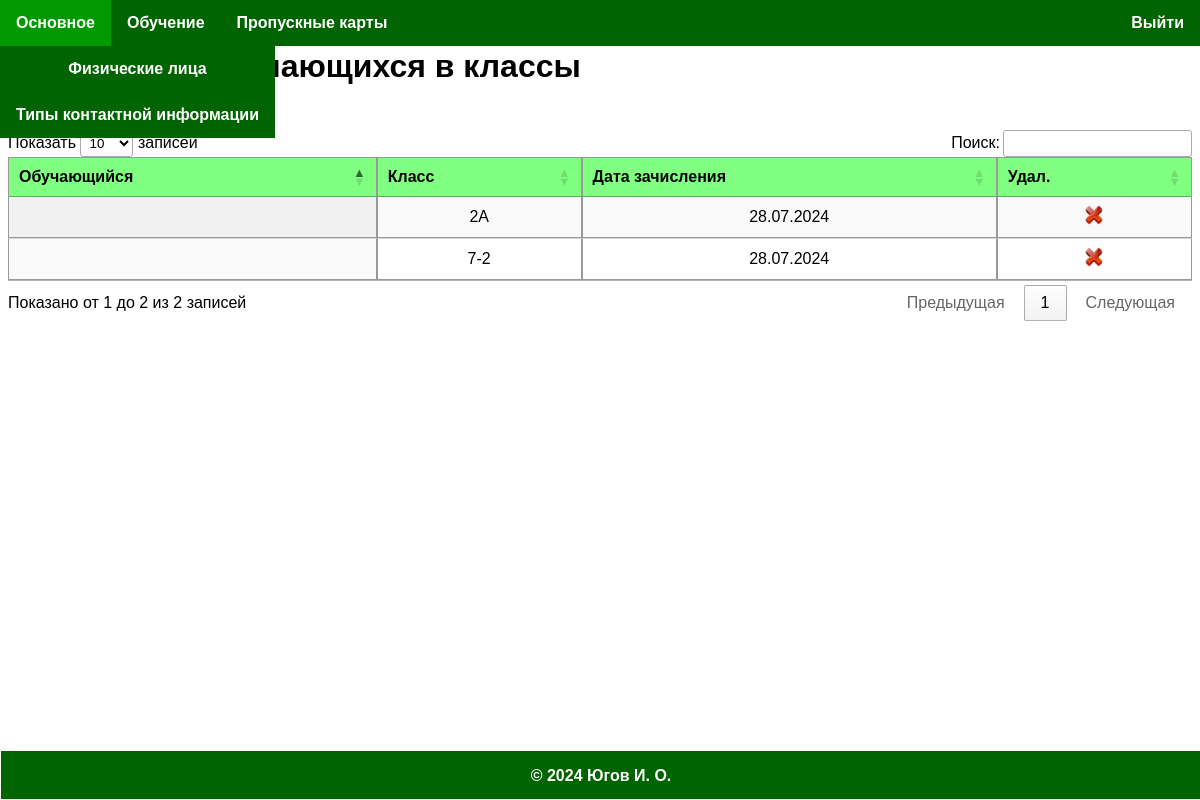
Before: /classes/class_group_enrollment/list/ (signed in) with the older database file.
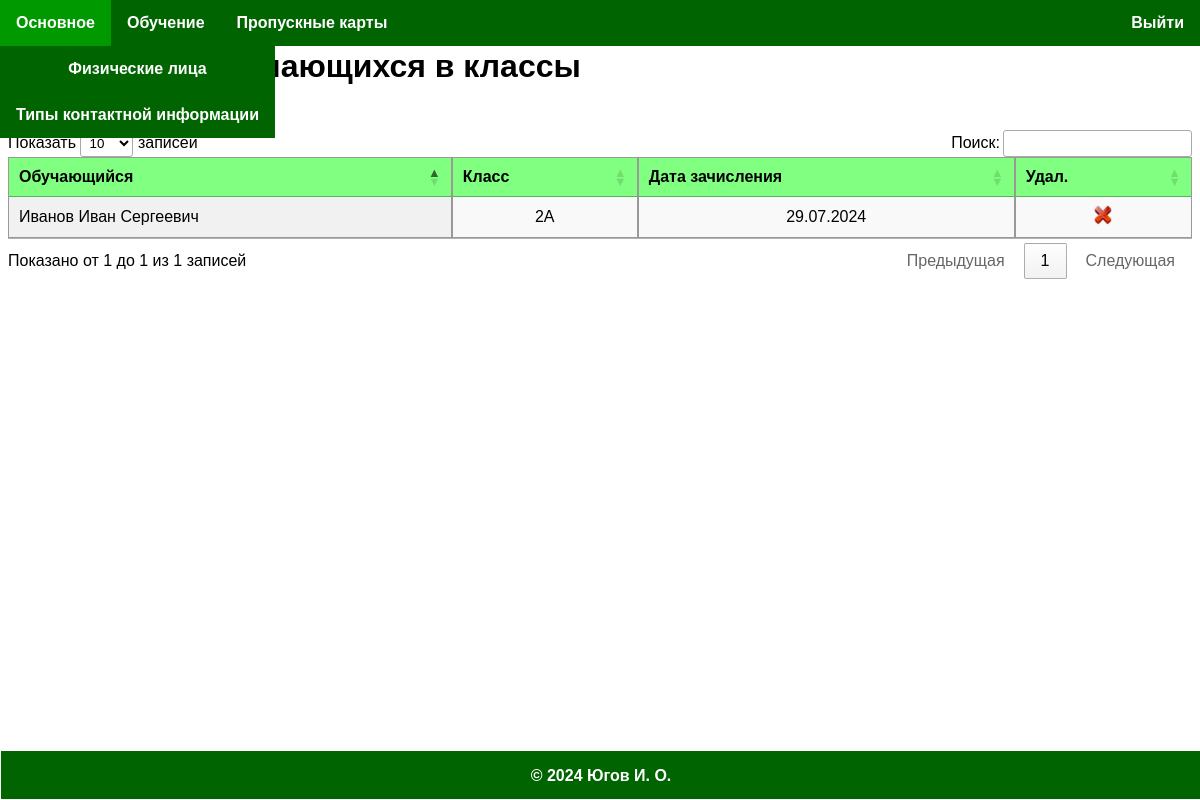
After: the same page with the newer database file.
### classes/models.py (models this page shows, shortened)
class ClassGroupEnrollment(models.Model):
    student = models.ForeignKey(Student, null=True, on_delete=models.PROTECT, verbose_name='Обучающийся', related_name='class_group_enrollments')
    """Обучающийся."""
    class_group = models.ForeignKey(ClassGroup, null=True, on_delete=models.PROTECT, verbose_name='Класс')
    """Класс (группа обучающихся)."""
    enrollment_date = models.DateField(_('Дата зачисления'), default=now)
    """Дата зачисления."""
    class Meta:
        verbose_name = _("Зачисление обучающегося в класс")
        verbose_name_plural = _("Зачисления обучающихся в классы")

class ClassGroup(models.Model):
    grade = models.IntegerField(_("Параллель"), default=0)
    """Параллель."""
    label = models.CharField(_("Литера"), max_length=1, default='', blank=True, null=True)
    """Литера."""
    class Meta:
        verbose_name = _("Класс")
        verbose_name_plural = _("Классы")
    def __str__(self):
        if self.label in (x for x in '0123456789'):
            return f'{self.grade}-{self.label}'
        else:
            return f'{self.grade}{self.label}'

class Student(models.Model):
    individual = models.OneToOneField(Individual, on_delete=models.PROTECT, related_name='student', verbose_name='Физическое лицо')
    """Физическое лицо."""
    class Meta:
        verbose_name = _('Обучающийся')
        verbose_name_plural = _('Обучающиеся')
    @property
    def title_without_status(self):
        return f'{self.individual.title_without_status}'
    def __str__(self):
        return f'{self.title_without_status}'

### base/models.py (models this page shows, shortened)
class Individual(models.Model):
    GENDER_CHOICES = [
        ('Ж', 'Женский'),
        ('M', 'Мужской'),
        ('-', 'Не указан'),
    ]
    '''Пол (значения).'''
    last_name = models.CharField(_("Фамилия"), max_length=50)
    '''Фамилия.'''
    first_name = models.CharField(_("Имя"), max_length=50)
    '''Имя.'''
    patronymic = models.CharField(_("Отчество"), max_length=50, blank=True, null=True)
    '''Отчество.'''
    gender = models.CharField(_("Пол"), max_length=1, choices=GENDER_CHOICES, default='-')
    '''Пол.'''
    birth_date = models.DateField(_("Дата рождения"), blank=True, null=True)
    '''Дата рождения.'''
    social_insurance_number = models.CharField(
        _("СНИЛС"),
        max_length=14,
        validators=[social_insurance_number_validator],
        blank=True, null=True, unique=True
    )
    '''СНИЛС.'''
    class Meta:
        verbose_name = _("Физическое лицо")
        verbose_name_plural = _("Физические лица")
    @property
    def title_without_status(self):
        result = f'{self.last_name} {self.first_name}'
        if self.patronymic != '':
            result += f' {self.patronymic}'
        return result.strip()

### classes/views.py (the view)
# urls.py: path('class_group_enrollment/list/', views.class_group_enrollment_list, name='class_group_enrollment_list'),
@login_required(login_url='/login/')
def class_group_enrollment_list(request):
    class_group_enrollments = ClassGroupEnrollment.objects.all()
    return render(request, 'entities/class_group_enrollment/list.html', {'username': request.user.username, 'class_group_enrollment_list': class_group_enrollments})

### templates/entities/class_group_enrollment/list.html (shortened to what this page needs)
{% extends 'base.html' %}
{% load static %}
{% block content %}
    <h1>Зачисления обучающихся в классы</h1>
    <div id="resizable-container" data-container-id="class_group_enrollment-1">
        <a href="{% url 'class_group_enrollment_new' %}"><img class="action-icon" src="{% static 'icons/add.png' %}" alt="Создать"></a>
        <table class="catalog-items display" id="myTable" data-table-id="class_group_enrollment-1">
            <thead>
                <tr>
                    <th class="resizable-th">Обучающийся</th>
                    <th class="resizable-th">Класс</th>
                    <th class="resizable-th">Дата зачисления</th>
                    <th class="resizable-th">Удал.</th>
                </tr>
            </thead>
            <tbody>
                {% for class_group_enrollment in class_group_enrollment_list %}
                <tr class="{% cycle 'odd' 'even' %}" onclick="window.location.href='{% url 'class_group_enrollment_edit' class_group_enrollment.pk %}'">
                    <td class="cell-text">{{ class_group_enrollment.student }}</td>
                    <td class="cell-label">{{ class_group_enrollment.class_group }}</td>
                    <td class="cell-label">{{ class_group_enrollment.enrollment_date | date:"d.m.Y" }}</td>
                    <td class="cell-button"><a href="{% url 'class_group_enrollment_delete' class_group_enrollment.pk %}"><img class="action-icon" src="{% static 'icons/delete.png' %}" alt="Удалить"></a></td>
                </tr>
                {% endfor %}
            </tbody>
        </table>
    </div>
{% endblock %}

### templates/base.html (shortened to what this page needs)
{% load static %}
<!DOCTYPE html>
<html lang="ru">
<head>
    <link rel="stylesheet" href="{% static 'css/main.css' %}">
    <link rel="stylesheet" type="text/css" href="https://cdn.datatables.net/1.11.5/css/jquery.dataTables.min.css"/>
    <link rel="stylesheet" href="https://code.jquery.com/ui/1.12.1/themes/base/jquery-ui.css">
</head>
<body>
    <header>
        <nav>
            <div class="navbar">
                {% if user.is_authenticated %}
                <div class="subnav">
                    <button class="subnavbtn">Основное</button>
                    <div class="subnav-content">
                        <a href="{% url 'individual_list' %}">Физические лица</a>
                        <a href="{% url 'contact_info_type_list' %}">Типы контактной информации</a>
                    </div>
                </div>
                <div class="subnav">
                    <button class="subnavbtn">Обучение</button>
                </div>
                <div class="subnav">
                    <button class="subnavbtn">Пропускные карты</button>
                </div>
                <a href="{% url 'logout' %}">Выйти</a>
                {% else %}
                <a href="{% url 'login' %}">Войти</a>
                {% endif %}
            </div>
        </nav>
    </header>
    <main>
        {% block content %}{% endblock %}
    </main>
    <footer>
        <p><a href="mailto:iyugov@gmail.com">&copy; 2024 Югов И. О.</a></p>
    </footer>
</body>
</html>

### templates/static/css/main.css (style rules this page uses)
body { font-family: Arial, sans-serif; }
header { display: block; position: fixed; top: 0; left: 0; width: 100%; border-style: none; z-index: 1; }
main { text-align: left; margin: 3em 0; }
footer { display: block; position: fixed; bottom: 0; left: 0; height: 3em; width: 100%; border-style: solid; border-width: 1px; background-color: darkgreen; font-weight: bold; color: white; text-align: center; vertical-align: middle; z-index: 1; }
footer a { color: white; text-decoration: none; }
.catalog-items { border-collapse: collapse; }
.catalog-items th, .catalog-items td { padding: 2px 8px; border: 1px solid #999; }
.catalog-items tbody tr { cursor: pointer; }
.catalog-items th { background-color: #80ff80; font-weight: bold; text-align: center; }
.catalog-items td { text-align: left; }
.catalog-items .cell-text { text-align: left; }
.catalog-items .cell-date, .catalog-items .cell-label, .catalog-items .cell-button { text-align: center; }
.action-icon { height: 20px; width: 20px; }
.navbar { overflow: hidden; float: right; background-color: darkgreen; width: 100%; }
.navbar a { float: right; color: white; text-align: center; padding: 14px 16px; text-decoration: none; font-weight: bold; }
.subnav { float: left; overflow: hidden; }
.subnav .subnavbtn { font-size: 16px; border: none; outline: none; color: white; padding: 14px 16px; background-color: inherit; font-family: inherit; font-weight: bold; margin: 0; }
.subnav-content { display: none; position: absolute; background-color: darkgreen; z-index: 1; }
.subnav-content a { float: left; color: white; text-decoration: none; }

Changed rows visible on the page:
removed ClassGroupEnrollment: class_group "2А", enrollment_date "28.07.2024"
removed ClassGroupEnrollment: class_group "7-2", enrollment_date "28.07.2024"
added ClassGroupEnrollment: student "Иванов Иван Сергеевич", class_group "2А", enrollment_date "29.07.2024"
Other visible differences:
text written by a page script: "Показать записей Поиск: Показано от 1 до 2 из 2 записей Предыдущая 1 Следующая" → "Показать записей Поиск: Показано от 1 до 1 из 1 записей Предыдущая 1 Следующая"
